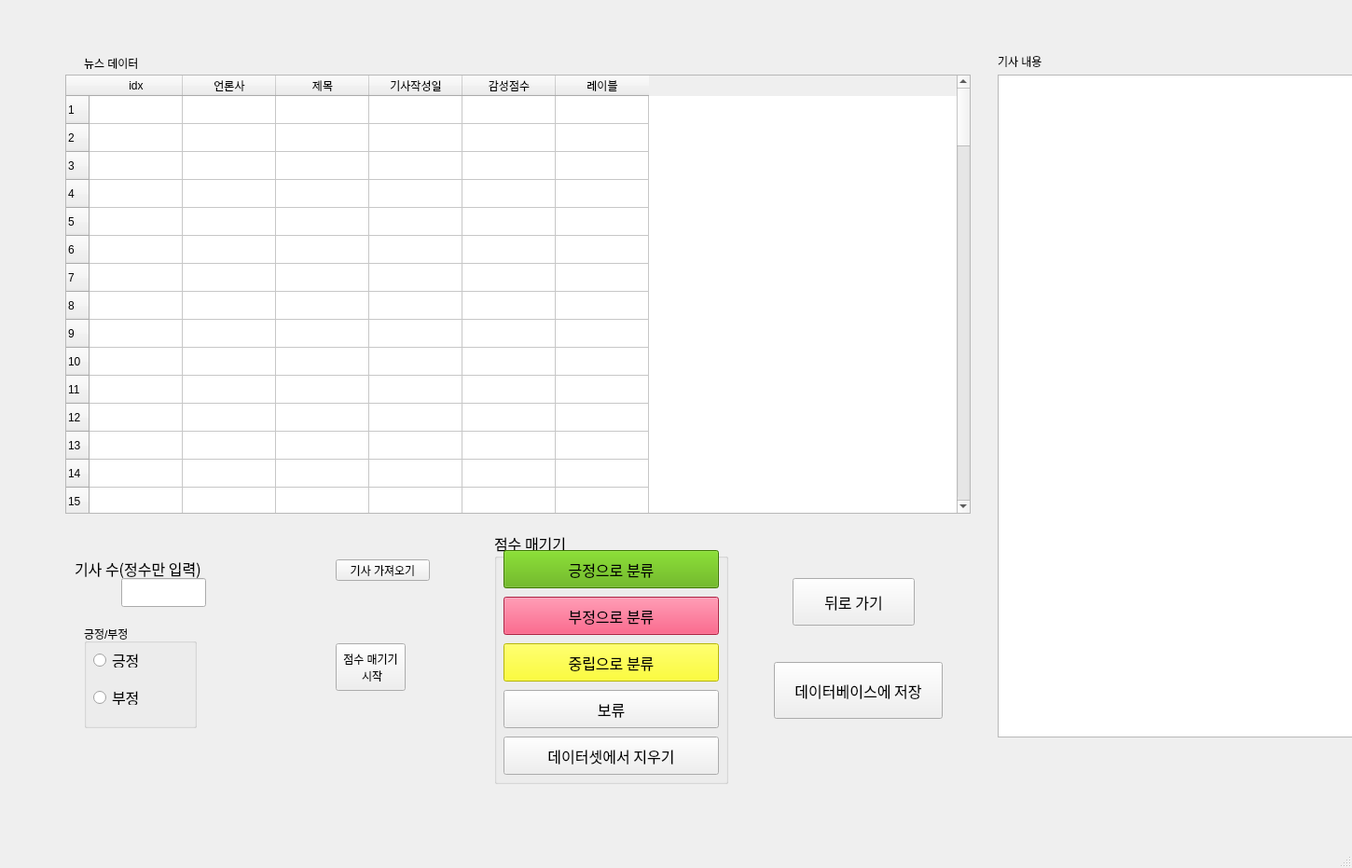
<?xml version="1.0" encoding="UTF-8"?>
<ui version="4.0">
 <class>MainWindow</class>
 <widget class="QMainWindow" name="MainWindow">
  <property name="geometry">
   <rect>
    <x>0</x>
    <y>0</y>
    <width>1450</width>
    <height>931</height>
   </rect>
  </property>
  <property name="windowTitle">
   <string>MainWindow</string>
  </property>
  <widget class="QWidget" name="centralwidget">
   <widget class="QTableWidget" name="tableWidget">
    <property name="geometry">
     <rect>
      <x>70</x>
      <y>80</y>
      <width>971</width>
      <height>471</height>
     </rect>
    </property>
    <property name="rowCount">
     <number>100</number>
    </property>
    <property name="columnCount">
     <number>6</number>
    </property>
    <row/>
    <row/>
    <row/>
    <row/>
    <row/>
    <row/>
    <row/>
    <row/>
    <row/>
    <row/>
    <row/>
    <row/>
    <row/>
    <row/>
    <row/>
    <row/>
    <row/>
    <row/>
    <row/>
    <row/>
    <row/>
    <row/>
    <row/>
    <row/>
    <row/>
    <row/>
    <row/>
    <row/>
    <row/>
    <row/>
    <row/>
    <row/>
    <row/>
    <row/>
    <row/>
    <row/>
    <row/>
    <row/>
    <row/>
    <row/>
    <row/>
    <row/>
    <row/>
    <row/>
    <row/>
    <row/>
    <row/>
    <row/>
    <row/>
    <row/>
    <row/>
    <row/>
    <row/>
    <row/>
    <row/>
    <row/>
    <row/>
    <row/>
    <row/>
    <row/>
    <row/>
    <row/>
    <row/>
    <row/>
    <row/>
    <row/>
    <row/>
    <row/>
    <row/>
    <row/>
    <row/>
    <row/>
    <row/>
    <row/>
    <row/>
    <row/>
    <row/>
    <row/>
    <row/>
    <row/>
    <row/>
    <row/>
    <row/>
    <row/>
    <row/>
    <row/>
    <row/>
    <row/>
    <row/>
    <row/>
    <row/>
    <row/>
    <row/>
    <row/>
    <row/>
    <row/>
    <row/>
    <row/>
    <row/>
    <row/>
    <column>
     <property name="text">
      <string>idx</string>
     </property>
    </column>
    <column>
     <property name="text">
      <string>언론사</string>
     </property>
    </column>
    <column>
     <property name="text">
      <string>제목</string>
     </property>
    </column>
    <column>
     <property name="text">
      <string>기사작성일</string>
     </property>
    </column>
    <column>
     <property name="text">
      <string>감성점수</string>
     </property>
    </column>
    <column>
     <property name="text">
      <string>레이블</string>
     </property>
    </column>
   </widget>
   <widget class="QLabel" name="label">
    <property name="geometry">
     <rect>
      <x>90</x>
      <y>60</y>
      <width>91</width>
      <height>16</height>
     </rect>
    </property>
    <property name="text">
     <string>뉴스 데이터</string>
    </property>
   </widget>
   <widget class="QLineEdit" name="lineEdit">
    <property name="geometry">
     <rect>
      <x>130</x>
      <y>620</y>
      <width>91</width>
      <height>31</height>
     </rect>
    </property>
   </widget>
   <widget class="QLabel" name="label_2">
    <property name="geometry">
     <rect>
      <x>80</x>
      <y>600</y>
      <width>181</width>
      <height>20</height>
     </rect>
    </property>
    <property name="font">
     <font>
      <family>나눔바른고딕</family>
      <pointsize>12</pointsize>
     </font>
    </property>
    <property name="text">
     <string>기사 수(정수만 입력)</string>
    </property>
   </widget>
   <widget class="QGroupBox" name="groupBox">
    <property name="geometry">
     <rect>
      <x>90</x>
      <y>670</y>
      <width>121</width>
      <height>111</height>
     </rect>
    </property>
    <property name="title">
     <string>긍정/부정</string>
    </property>
    <widget class="QRadioButton" name="radioButton">
     <property name="geometry">
      <rect>
       <x>10</x>
       <y>30</y>
       <width>90</width>
       <height>16</height>
      </rect>
     </property>
     <property name="font">
      <font>
       <family>나눔바른고딕</family>
       <pointsize>12</pointsize>
      </font>
     </property>
     <property name="text">
      <string>긍정</string>
     </property>
    </widget>
    <widget class="QRadioButton" name="radioButton_2">
     <property name="geometry">
      <rect>
       <x>10</x>
       <y>70</y>
       <width>90</width>
       <height>16</height>
      </rect>
     </property>
     <property name="font">
      <font>
       <family>나눔바른고딕</family>
       <pointsize>12</pointsize>
      </font>
     </property>
     <property name="text">
      <string>부정</string>
     </property>
    </widget>
   </widget>
   <widget class="QPushButton" name="pushButton">
    <property name="geometry">
     <rect>
      <x>360</x>
      <y>600</y>
      <width>101</width>
      <height>23</height>
     </rect>
    </property>
    <property name="text">
     <string>기사 가져오기</string>
    </property>
   </widget>
   <widget class="QPushButton" name="pushButton_2">
    <property name="geometry">
     <rect>
      <x>360</x>
      <y>690</y>
      <width>75</width>
      <height>51</height>
     </rect>
    </property>
    <property name="text">
     <string>점수 매기기 
 시작</string>
    </property>
   </widget>
   <widget class="QGroupBox" name="groupBox_2">
    <property name="geometry">
     <rect>
      <x>530</x>
      <y>570</y>
      <width>251</width>
      <height>271</height>
     </rect>
    </property>
    <property name="font">
     <font>
      <family>나눔바른고딕</family>
      <pointsize>12</pointsize>
     </font>
    </property>
    <property name="title">
     <string>점수 매기기</string>
    </property>
    <widget class="QPushButton" name="pushButton_3">
     <property name="geometry">
      <rect>
       <x>10</x>
       <y>20</y>
       <width>231</width>
       <height>41</height>
      </rect>
     </property>
     <property name="font">
      <font>
       <family>나눔바른고딕</family>
       <pointsize>12</pointsize>
       <weight>50</weight>
       <bold>false</bold>
      </font>
     </property>
     <property name="styleSheet">
      <string notr="true">background: rgb(85, 170, 0)</string>
     </property>
     <property name="text">
      <string>긍정으로 분류</string>
     </property>
    </widget>
    <widget class="QPushButton" name="pushButton_4">
     <property name="geometry">
      <rect>
       <x>10</x>
       <y>70</y>
       <width>231</width>
       <height>41</height>
      </rect>
     </property>
     <property name="styleSheet">
      <string notr="true">background : rgb(243, 46, 92)</string>
     </property>
     <property name="text">
      <string>부정으로 분류</string>
     </property>
    </widget>
    <widget class="QPushButton" name="pushButton_5">
     <property name="geometry">
      <rect>
       <x>10</x>
       <y>120</y>
       <width>231</width>
       <height>41</height>
      </rect>
     </property>
     <property name="styleSheet">
      <string notr="true">background: rgb(255, 255, 0)</string>
     </property>
     <property name="text">
      <string>중립으로 분류</string>
     </property>
    </widget>
    <widget class="QPushButton" name="pushButton_6">
     <property name="geometry">
      <rect>
       <x>10</x>
       <y>170</y>
       <width>231</width>
       <height>41</height>
      </rect>
     </property>
     <property name="text">
      <string>보류</string>
     </property>
    </widget>
    <widget class="QPushButton" name="pushButton_7">
     <property name="geometry">
      <rect>
       <x>10</x>
       <y>220</y>
       <width>231</width>
       <height>41</height>
      </rect>
     </property>
     <property name="text">
      <string>데이터셋에서 지우기</string>
     </property>
    </widget>
   </widget>
   <widget class="QLabel" name="label_3">
    <property name="geometry">
     <rect>
      <x>1070</x>
      <y>60</y>
      <width>56</width>
      <height>12</height>
     </rect>
    </property>
    <property name="text">
     <string>기사 내용</string>
    </property>
   </widget>
   <widget class="QTextBrowser" name="textBrowser">
    <property name="geometry">
     <rect>
      <x>1070</x>
      <y>80</y>
      <width>541</width>
      <height>711</height>
     </rect>
    </property>
    <property name="font">
     <font>
      <family>나눔바른고딕</family>
      <pointsize>13</pointsize>
     </font>
    </property>
   </widget>
   <widget class="QPushButton" name="pushButton_8">
    <property name="geometry">
     <rect>
      <x>830</x>
      <y>710</y>
      <width>181</width>
      <height>61</height>
     </rect>
    </property>
    <property name="font">
     <font>
      <family>나눔바른고딕</family>
      <pointsize>12</pointsize>
     </font>
    </property>
    <property name="text">
     <string>데이터베이스에 저장</string>
    </property>
   </widget>
   <widget class="QPushButton" name="pushButton_9">
    <property name="geometry">
     <rect>
      <x>850</x>
      <y>620</y>
      <width>131</width>
      <height>51</height>
     </rect>
    </property>
    <property name="font">
     <font>
      <family>나눔바른고딕</family>
      <pointsize>12</pointsize>
     </font>
    </property>
    <property name="text">
     <string>뒤로 가기</string>
    </property>
   </widget>
  </widget>
  <widget class="QMenuBar" name="menubar">
   <property name="geometry">
    <rect>
     <x>0</x>
     <y>0</y>
     <width>1450</width>
     <height>21</height>
    </rect>
   </property>
  </widget>
  <widget class="QStatusBar" name="statusbar"/>
 </widget>
 <resources/>
 <connections/>
</ui>
